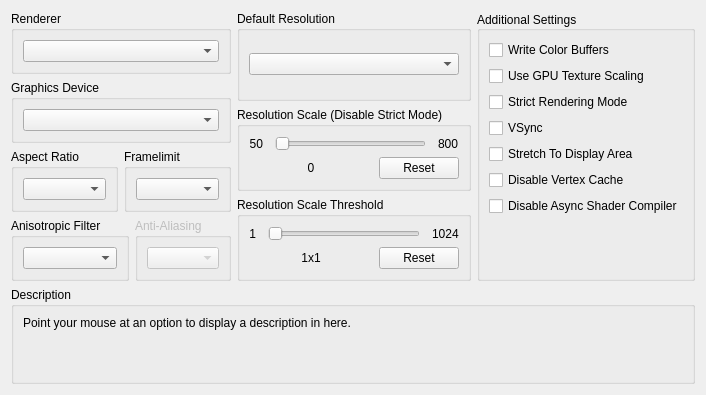
     <widget class="QWidget" name="gpuTab">
      <attribute name="title">
       <string>GPU</string>
      </attribute>
      <layout class="QVBoxLayout" name="verticalLayout_61">
       <item>
        <layout class="QHBoxLayout" name="horizontalLayout_4" stretch="1,1,1">
         <item>
          <layout class="QVBoxLayout" name="verticalLayout_7">
           <item>
            <widget class="QGroupBox" name="groupBox_26">
             <property name="title">
              <string>Renderer</string>
             </property>
             <layout class="QVBoxLayout" name="verticalLayout_19">
              <item>
               <widget class="QComboBox" name="renderBox"/>
              </item>
             </layout>
            </widget>
           </item>
           <item>
            <widget class="QGroupBox" name="groupBox_42">
             <property name="title">
              <string>Graphics Device</string>
             </property>
             <layout class="QVBoxLayout" name="verticalLayout_18">
              <item>
               <widget class="QComboBox" name="graphicsAdapterBox"/>
              </item>
             </layout>
            </widget>
           </item>
           <item>
            <layout class="QHBoxLayout" name="horizontalLayout_3" stretch="1,1">
             <item>
              <widget class="QGroupBox" name="groupBox_44">
               <property name="title">
                <string>Aspect Ratio</string>
               </property>
               <layout class="QVBoxLayout" name="verticalLayout_14">
                <item>
                 <widget class="QComboBox" name="aspectBox"/>
                </item>
               </layout>
              </widget>
             </item>
             <item>
              <widget class="QGroupBox" name="groupBox_45">
               <property name="title">
                <string>Framelimit</string>
               </property>
               <layout class="QVBoxLayout" name="verticalLayout_15">
                <item>
                 <widget class="QComboBox" name="frameLimitBox"/>
                </item>
               </layout>
              </widget>
             </item>
            </layout>
           </item>
           <item>
            <widget class="QWidget" name="widget" native="true">
             <layout class="QHBoxLayout" name="horizontalLayout_22" stretch="1,1">
              <property name="leftMargin">
               <number>0</number>
              </property>
              <property name="topMargin">
               <number>0</number>
              </property>
              <property name="rightMargin">
               <number>0</number>
              </property>
              <property name="bottomMargin">
               <number>0</number>
              </property>
              <item>
               <widget class="QGroupBox" name="gb_anisotropicFilter">
                <property name="title">
                 <string>Anisotropic Filter</string>
                </property>
                <layout class="QVBoxLayout" name="verticalLayout_54">
                 <item>
                  <widget class="QComboBox" name="anisotropicFilterOverride"/>
                 </item>
                </layout>
               </widget>
              </item>
              <item>
               <widget class="QGroupBox" name="gb_antiAliasing">
                <property name="enabled">
                 <bool>false</bool>
                </property>
                <property name="title">
                 <string>Anti-Aliasing</string>
                </property>
                <layout class="QVBoxLayout" name="verticalLayout_56">
                 <item>
                  <widget class="QComboBox" name="antiAliasing"/>
                 </item>
                </layout>
               </widget>
              </item>
             </layout>
            </widget>
           </item>
          </layout>
         </item>
         <item>
          <layout class="QVBoxLayout" name="verticalLayout_21">
           <item>
            <widget class="QGroupBox" name="groupBox_29">
             <property name="title">
              <string>Default Resolution</string>
             </property>
             <layout class="QVBoxLayout" name="verticalLayout_22">
              <item>
               <widget class="QComboBox" name="resBox"/>
              </item>
             </layout>
            </widget>
           </item>
           <item>
            <layout class="QVBoxLayout" name="verticalLayout_59">
             <property name="spacing">
              <number>6</number>
             </property>
             <property name="leftMargin">
              <number>0</number>
             </property>
             <item>
              <widget class="QGroupBox" name="gb_resolutionScale">
               <property name="title">
                <string>Resolution Scale (Disable Strict Mode)</string>
               </property>
               <layout class="QVBoxLayout" name="verticalLayout_29">
                <item>
                 <widget class="QWidget" name="widget_9" native="true">
                  <layout class="QHBoxLayout" name="horizontalLayout_23" stretch="0,1,0">
                   <property name="spacing">
                    <number>12</number>
                   </property>
                   <property name="leftMargin">
                    <number>0</number>
                   </property>
                   <property name="topMargin">
                    <number>0</number>
                   </property>
                   <property name="rightMargin">
                    <number>0</number>
                   </property>
                   <property name="bottomMargin">
                    <number>0</number>
                   </property>
                   <item>
                    <widget class="QLabel" name="resolutionScaleMin">
                     <property name="text">
                      <string>50</string>
                     </property>
                     <property name="alignment">
                      <set>Qt::AlignRight|Qt::AlignTrailing|Qt::AlignVCenter</set>
                     </property>
                    </widget>
                   </item>
                   <item>
                    <widget class="QSlider" name="resolutionScale">
                     <property name="orientation">
                      <enum>Qt::Horizontal</enum>
                     </property>
                    </widget>
                   </item>
                   <item>
                    <widget class="QLabel" name="resolutionScaleMax">
                     <property name="text">
                      <string>800</string>
                     </property>
                    </widget>
                   </item>
                  </layout>
                 </widget>
                </item>
                <item>
                 <layout class="QHBoxLayout" name="horizontalLayout_25" stretch="1,0">
                  <item>
                   <widget class="QLabel" name="resolutionScaleVal">
                    <property name="text">
                     <string>0</string>
                    </property>
                    <property name="alignment">
                     <set>Qt::AlignCenter</set>
                    </property>
                   </widget>
                  </item>
                  <item>
                   <widget class="QPushButton" name="resolutionScaleReset">
                    <property name="text">
                     <string>Reset</string>
                    </property>
                   </widget>
                  </item>
                 </layout>
                </item>
               </layout>
              </widget>
             </item>
             <item>
              <widget class="QGroupBox" name="gb_minimumScalableDimension">
               <property name="title">
                <string>Resolution Scale Threshold</string>
               </property>
               <layout class="QVBoxLayout" name="verticalLayout_57">
                <item>
                 <layout class="QHBoxLayout" name="horizontalLayout_24" stretch="0,1,0">
                  <property name="spacing">
                   <number>12</number>
                  </property>
                  <item>
                   <widget class="QLabel" name="minimumScalableDimensionMin">
                    <property name="text">
                     <string>1</string>
                    </property>
                    <property name="alignment">
                     <set>Qt::AlignRight|Qt::AlignTrailing|Qt::AlignVCenter</set>
                    </property>
                   </widget>
                  </item>
                  <item>
                   <widget class="QSlider" name="minimumScalableDimension">
                    <property name="orientation">
                     <enum>Qt::Horizontal</enum>
                    </property>
                   </widget>
                  </item>
                  <item>
                   <widget class="QLabel" name="minimumScalableDimensionMax">
                    <property name="text">
                     <string>1024</string>
                    </property>
                   </widget>
                  </item>
                 </layout>
                </item>
                <item>
                 <layout class="QHBoxLayout" name="horizontalLayout_26" stretch="1,0">
                  <item>
                   <widget class="QLabel" name="minimumScalableDimensionVal">
                    <property name="text">
                     <string>1x1</string>
                    </property>
                    <property name="alignment">
                     <set>Qt::AlignCenter</set>
                    </property>
                   </widget>
                  </item>
                  <item>
                   <widget class="QPushButton" name="minimumScalableDimensionReset">
                    <property name="text">
                     <string>Reset</string>
                    </property>
                   </widget>
                  </item>
                 </layout>
                </item>
               </layout>
              </widget>
             </item>
            </layout>
           </item>
          </layout>
         </item>
         <item>
          <widget class="QGroupBox" name="groupBox_46">
           <property name="sizePolicy">
            <sizepolicy hsizetype="Preferred" vsizetype="Preferred">
             <horstretch>0</horstretch>
             <verstretch>0</verstretch>
            </sizepolicy>
           </property>
           <property name="title">
            <string>Additional Settings</string>
           </property>
           <property name="alignment">
            <set>Qt::AlignLeading|Qt::AlignLeft|Qt::AlignVCenter</set>
           </property>
           <layout class="QVBoxLayout" name="verticalLayout_16">
            <item>
             <widget class="QCheckBox" name="dumpColor">
              <property name="text">
               <string>Write Color Buffers</string>
              </property>
             </widget>
            </item>
            <item>
             <widget class="QCheckBox" name="gpuTextureScaling">
              <property name="text">
               <string>Use GPU Texture Scaling</string>
              </property>
             </widget>
            </item>
            <item>
             <widget class="QCheckBox" name="scrictModeRendering">
              <property name="text">
               <string>Strict Rendering Mode</string>
              </property>
             </widget>
            </item>
            <item>
             <widget class="QCheckBox" name="vsync">
              <property name="text">
               <string>VSync</string>
              </property>
             </widget>
            </item>
            <item>
             <widget class="QCheckBox" name="stretchToDisplayArea">
              <property name="text">
               <string>Stretch To Display Area</string>
              </property>
             </widget>
            </item>
            <item>
             <widget class="QCheckBox" name="disableVertexCache">
              <property name="text">
               <string>Disable Vertex Cache</string>
              </property>
             </widget>
            </item>
            <item>
             <widget class="QCheckBox" name="disableAsyncShaders">
              <property name="text">
               <string>Disable Async Shader Compiler</string>
              </property>
             </widget>
            </item>
            <item>
             <spacer name="verticalSpacer_12">
              <property name="orientation">
               <enum>Qt::Vertical</enum>
              </property>
              <property name="sizeType">
               <enum>QSizePolicy::MinimumExpanding</enum>
              </property>
              <property name="sizeHint" stdset="0">
               <size>
                <width>0</width>
                <height>0</height>
               </size>
              </property>
             </spacer>
            </item>
           </layout>
          </widget>
         </item>
        </layout>
       </item>
       <item>
        <spacer name="verticalSpacer_3">
         <property name="orientation">
          <enum>Qt::Vertical</enum>
         </property>
         <property name="sizeType">
          <enum>QSizePolicy::MinimumExpanding</enum>
         </property>
         <property name="sizeHint" stdset="0">
          <size>
           <width>0</width>
           <height>0</height>
          </size>
         </property>
        </spacer>
       </item>
       <item>
        <widget class="QGroupBox" name="groupBox_47">
         <property name="title">
          <string>Description</string>
         </property>
         <layout class="QHBoxLayout" name="horizontalLayout_5">
          <item>
           <widget class="QLabel" name="description_gpu">
            <property name="text">
             <string>Point your mouse at an option to display a description in here.


</string>
            </property>
            <property name="textFormat">
             <enum>Qt::PlainText</enum>
            </property>
            <property name="alignment">
             <set>Qt::AlignLeading|Qt::AlignLeft|Qt::AlignTop</set>
            </property>
            <property name="wordWrap">
             <bool>true</bool>
            </property>
           </widget>
          </item>
         </layout>
        </widget>
       </item>
      </layout>
     </widget>
